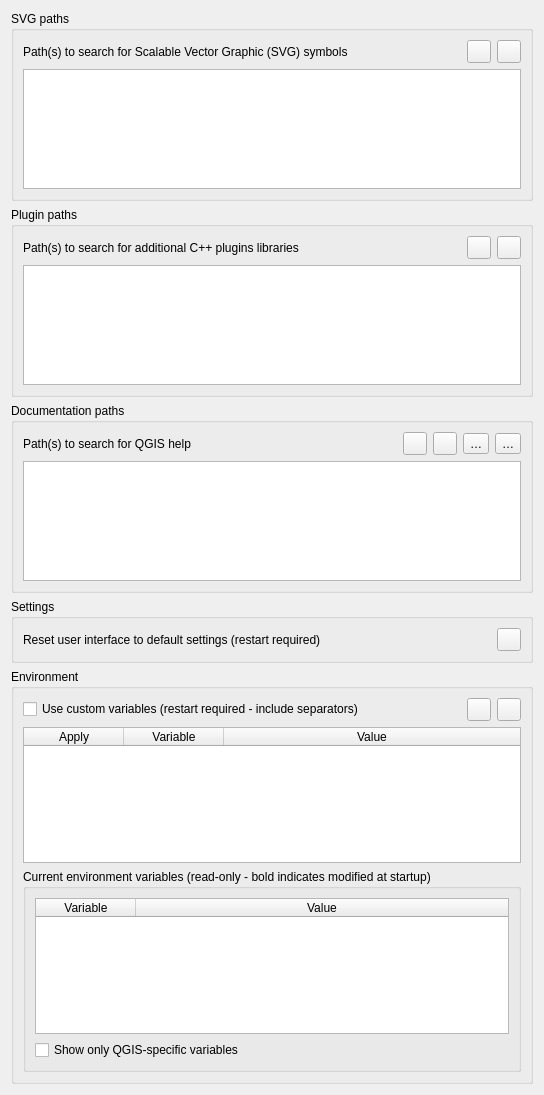
             <widget class="QWidget" name="mOptionsScrollAreaContents_03">
              <property name="geometry">
               <rect>
                <x>0</x>
                <y>0</y>
                <width>544</width>
                <height>1095</height>
               </rect>
              </property>
              <layout class="QVBoxLayout" name="verticalLayout_22">
               <item>
                <widget class="QgsCollapsibleGroupBox" name="groupBox_2">
                 <property name="title">
                  <string>SVG paths</string>
                 </property>
                 <layout class="QGridLayout" name="_6">
                  <item row="0" column="0">
                   <widget class="QLabel" name="mSVGLabel">
                    <property name="text">
                     <string>Path(s) to search for Scalable Vector Graphic (SVG) symbols</string>
                    </property>
                   </widget>
                  </item>
                  <item row="0" column="1">
                   <spacer>
                    <property name="orientation">
                     <enum>Qt::Horizontal</enum>
                    </property>
                    <property name="sizeHint" stdset="0">
                     <size>
                      <width>31</width>
                      <height>20</height>
                     </size>
                    </property>
                   </spacer>
                  </item>
                  <item row="0" column="2">
                   <widget class="QToolButton" name="mBtnAddSVGPath">
                    <property name="toolTip">
                     <string>Add new path</string>
                    </property>
                    <property name="text">
                     <string/>
                    </property>
                    <property name="icon">
                     <iconset resource="../../images/images.qrc">
                      <normaloff>:/images/themes/default/symbologyAdd.svg</normaloff>:/images/themes/default/symbologyAdd.svg</iconset>
                    </property>
                   </widget>
                  </item>
                  <item row="0" column="3">
                   <widget class="QToolButton" name="mBtnRemoveSVGPath">
                    <property name="toolTip">
                     <string>Remove path</string>
                    </property>
                    <property name="text">
                     <string/>
                    </property>
                    <property name="icon">
                     <iconset resource="../../images/images.qrc">
                      <normaloff>:/images/themes/default/symbologyRemove.svg</normaloff>:/images/themes/default/symbologyRemove.svg</iconset>
                    </property>
                   </widget>
                  </item>
                  <item row="1" column="0" colspan="4">
                   <widget class="QListWidget" name="mListSVGPaths">
                    <property name="minimumSize">
                     <size>
                      <width>0</width>
                      <height>120</height>
                     </size>
                    </property>
                   </widget>
                  </item>
                 </layout>
                </widget>
               </item>
               <item>
                <widget class="QgsCollapsibleGroupBox" name="groupBox_4">
                 <property name="title">
                  <string>Plugin paths</string>
                 </property>
                 <layout class="QGridLayout" name="_3">
                  <item row="0" column="0">
                   <widget class="QLabel" name="mSVGLabel_2">
                    <property name="text">
                     <string>Path(s) to search for additional C++ plugins libraries</string>
                    </property>
                   </widget>
                  </item>
                  <item row="0" column="1">
                   <spacer>
                    <property name="orientation">
                     <enum>Qt::Horizontal</enum>
                    </property>
                    <property name="sizeHint" stdset="0">
                     <size>
                      <width>31</width>
                      <height>20</height>
                     </size>
                    </property>
                   </spacer>
                  </item>
                  <item row="0" column="2">
                   <widget class="QToolButton" name="mBtnAddPluginPath">
                    <property name="toolTip">
                     <string>Add new path</string>
                    </property>
                    <property name="text">
                     <string/>
                    </property>
                    <property name="icon">
                     <iconset resource="../../images/images.qrc">
                      <normaloff>:/images/themes/default/symbologyAdd.svg</normaloff>:/images/themes/default/symbologyAdd.svg</iconset>
                    </property>
                   </widget>
                  </item>
                  <item row="0" column="3">
                   <widget class="QToolButton" name="mBtnRemovePluginPath">
                    <property name="toolTip">
                     <string>Remove path</string>
                    </property>
                    <property name="text">
                     <string/>
                    </property>
                    <property name="icon">
                     <iconset resource="../../images/images.qrc">
                      <normaloff>:/images/themes/default/symbologyRemove.svg</normaloff>:/images/themes/default/symbologyRemove.svg</iconset>
                    </property>
                   </widget>
                  </item>
                  <item row="1" column="0" colspan="4">
                   <widget class="QListWidget" name="mListPluginPaths">
                    <property name="minimumSize">
                     <size>
                      <width>0</width>
                      <height>120</height>
                     </size>
                    </property>
                   </widget>
                  </item>
                 </layout>
                </widget>
               </item>
               <item>
                <widget class="QgsCollapsibleGroupBox" name="groupBox_29">
                 <property name="title">
                  <string>Documentation paths</string>
                 </property>
                 <layout class="QGridLayout" name="_4">
                  <item row="0" column="5">
                   <widget class="QToolButton" name="mBtnMoveHelpDown">
                    <property name="toolTip">
                     <string>Lower selected path priority</string>
                    </property>
                    <property name="text">
                     <string>…</string>
                    </property>
                    <property name="icon">
                     <iconset resource="../../images/images.qrc">
                      <normaloff>:/images/themes/default/mActionArrowDown.svg</normaloff>:/images/themes/default/mActionArrowDown.svg</iconset>
                    </property>
                   </widget>
                  </item>
                  <item row="0" column="0">
                   <widget class="QLabel" name="mSVGLabel_5">
                    <property name="text">
                     <string>Path(s) to search for QGIS help</string>
                    </property>
                   </widget>
                  </item>
                  <item row="0" column="1">
                   <spacer>
                    <property name="orientation">
                     <enum>Qt::Horizontal</enum>
                    </property>
                    <property name="sizeHint" stdset="0">
                     <size>
                      <width>31</width>
                      <height>20</height>
                     </size>
                    </property>
                   </spacer>
                  </item>
                  <item row="0" column="2">
                   <widget class="QToolButton" name="mBtnAddHelpPath">
                    <property name="toolTip">
                     <string>Add new path</string>
                    </property>
                    <property name="text">
                     <string/>
                    </property>
                    <property name="icon">
                     <iconset resource="../../images/images.qrc">
                      <normaloff>:/images/themes/default/symbologyAdd.svg</normaloff>:/images/themes/default/symbologyAdd.svg</iconset>
                    </property>
                   </widget>
                  </item>
                  <item row="0" column="3">
                   <widget class="QToolButton" name="mBtnRemoveHelpPath">
                    <property name="toolTip">
                     <string>Remove path</string>
                    </property>
                    <property name="text">
                     <string/>
                    </property>
                    <property name="icon">
                     <iconset resource="../../images/images.qrc">
                      <normaloff>:/images/themes/default/symbologyRemove.svg</normaloff>:/images/themes/default/symbologyRemove.svg</iconset>
                    </property>
                   </widget>
                  </item>
                  <item row="1" column="0" colspan="6">
                   <widget class="QTreeWidget" name="mHelpPathTreeWidget">
                    <property name="minimumSize">
                     <size>
                      <width>0</width>
                      <height>120</height>
                     </size>
                    </property>
                    <attribute name="headerVisible">
                     <bool>false</bool>
                    </attribute>
                    <column>
                     <property name="text">
                      <string notr="true">1</string>
                     </property>
                    </column>
                   </widget>
                  </item>
                  <item row="0" column="4">
                   <widget class="QToolButton" name="mBtnMoveHelpUp">
                    <property name="toolTip">
                     <string>Raise selected path priority</string>
                    </property>
                    <property name="text">
                     <string>…</string>
                    </property>
                    <property name="icon">
                     <iconset resource="../../images/images.qrc">
                      <normaloff>:/images/themes/default/mActionArrowUp.svg</normaloff>:/images/themes/default/mActionArrowUp.svg</iconset>
                    </property>
                   </widget>
                  </item>
                 </layout>
                </widget>
               </item>
               <item>
                <widget class="QgsCollapsibleGroupBox" name="mQSettingsGrpBx">
                 <property name="title">
                  <string>Settings</string>
                 </property>
                 <layout class="QGridLayout" name="gridLayout_13">
                  <item row="0" column="1">
                   <spacer name="horizontalSpacer_42">
                    <property name="orientation">
                     <enum>Qt::Horizontal</enum>
                    </property>
                    <property name="sizeHint" stdset="0">
                     <size>
                      <width>40</width>
                      <height>20</height>
                     </size>
                    </property>
                   </spacer>
                  </item>
                  <item row="0" column="2">
                   <widget class="QToolButton" name="mRestoreDefaultWindowStateBtn">
                    <property name="toolTip">
                     <string>Reset</string>
                    </property>
                    <property name="text">
                     <string/>
                    </property>
                    <property name="icon">
                     <iconset resource="../../images/images.qrc">
                      <normaloff>:/images/themes/default/mActionUndo.svg</normaloff>:/images/themes/default/mActionUndo.svg</iconset>
                    </property>
                   </widget>
                  </item>
                  <item row="0" column="0">
                   <widget class="QLabel" name="mRestoreDefaultWindowStateLbl">
                    <property name="text">
                     <string>Reset user interface to default settings (restart required)</string>
                    </property>
                   </widget>
                  </item>
                 </layout>
                </widget>
               </item>
               <item>
                <widget class="QgsCollapsibleGroupBox" name="mEnvironmentGrpBx">
                 <property name="minimumSize">
                  <size>
                   <width>0</width>
                   <height>0</height>
                  </size>
                 </property>
                 <property name="title">
                  <string>Environment</string>
                 </property>
                 <layout class="QGridLayout" name="gridLayout_32">
                  <item row="1" column="3">
                   <widget class="QToolButton" name="mRemoveCustomVarBtn">
                    <property name="sizePolicy">
                     <sizepolicy hsizetype="Maximum" vsizetype="Fixed">
                      <horstretch>0</horstretch>
                      <verstretch>0</verstretch>
                     </sizepolicy>
                    </property>
                    <property name="toolTip">
                     <string>Remove variable</string>
                    </property>
                    <property name="text">
                     <string/>
                    </property>
                    <property name="icon">
                     <iconset resource="../../images/images.qrc">
                      <normaloff>:/images/themes/default/symbologyRemove.svg</normaloff>:/images/themes/default/symbologyRemove.svg</iconset>
                    </property>
                   </widget>
                  </item>
                  <item row="1" column="2">
                   <widget class="QToolButton" name="mAddCustomVarBtn">
                    <property name="sizePolicy">
                     <sizepolicy hsizetype="Maximum" vsizetype="Fixed">
                      <horstretch>0</horstretch>
                      <verstretch>0</verstretch>
                     </sizepolicy>
                    </property>
                    <property name="toolTip">
                     <string>Add new variable</string>
                    </property>
                    <property name="text">
                     <string/>
                    </property>
                    <property name="icon">
                     <iconset resource="../../images/images.qrc">
                      <normaloff>:/images/themes/default/symbologyAdd.svg</normaloff>:/images/themes/default/symbologyAdd.svg</iconset>
                    </property>
                   </widget>
                  </item>
                  <item row="4" column="0" colspan="4">
                   <widget class="QgsCollapsibleGroupBox" name="mCurrentVariablesGrpBx">
                    <property name="minimumSize">
                     <size>
                      <width>0</width>
                      <height>0</height>
                     </size>
                    </property>
                    <property name="title">
                     <string>Current environment variables (read-only - bold indicates modified at startup)</string>
                    </property>
                    <property name="collapsed" stdset="0">
                     <bool>false</bool>
                    </property>
                    <property name="saveCollapsedState" stdset="0">
                     <bool>true</bool>
                    </property>
                    <layout class="QVBoxLayout" name="verticalLayout_8">
                     <item>
                      <widget class="QTableWidget" name="mCurrentVariablesTable">
                       <property name="minimumSize">
                        <size>
                         <width>0</width>
                         <height>120</height>
                        </size>
                       </property>
                       <property name="editTriggers">
                        <set>QAbstractItemView::AllEditTriggers</set>
                       </property>
                       <property name="dragEnabled">
                        <bool>true</bool>
                       </property>
                       <property name="dragDropMode">
                        <enum>QAbstractItemView::DragOnly</enum>
                       </property>
                       <property name="selectionMode">
                        <enum>QAbstractItemView::SingleSelection</enum>
                       </property>
                       <property name="sortingEnabled">
                        <bool>true</bool>
                       </property>
                       <property name="wordWrap">
                        <bool>false</bool>
                       </property>
                       <attribute name="horizontalHeaderMinimumSectionSize">
                        <number>100</number>
                       </attribute>
                       <attribute name="horizontalHeaderShowSortIndicator" stdset="0">
                        <bool>true</bool>
                       </attribute>
                       <attribute name="horizontalHeaderStretchLastSection">
                        <bool>true</bool>
                       </attribute>
                       <attribute name="verticalHeaderVisible">
                        <bool>false</bool>
                       </attribute>
                       <column>
                        <property name="text">
                         <string>Variable</string>
                        </property>
                       </column>
                       <column>
                        <property name="text">
                         <string>Value</string>
                        </property>
                       </column>
                      </widget>
                     </item>
                     <item>
                      <widget class="QCheckBox" name="mCurrentVariablesQGISChxBx">
                       <property name="text">
                        <string>Show only QGIS-specific variables</string>
                       </property>
                      </widget>
                     </item>
                    </layout>
                   </widget>
                  </item>
                  <item row="1" column="0">
                   <widget class="QCheckBox" name="mCustomVariablesChkBx">
                    <property name="text">
                     <string>Use custom variables (restart required - include separators)</string>
                    </property>
                   </widget>
                  </item>
                  <item row="1" column="1">
                   <spacer name="horizontalSpacer_14">
                    <property name="orientation">
                     <enum>Qt::Horizontal</enum>
                    </property>
                    <property name="sizeHint" stdset="0">
                     <size>
                      <width>40</width>
                      <height>20</height>
                     </size>
                    </property>
                   </spacer>
                  </item>
                  <item row="3" column="0" colspan="4">
                   <widget class="QTableWidget" name="mCustomVariablesTable">
                    <property name="minimumSize">
                     <size>
                      <width>0</width>
                      <height>120</height>
                     </size>
                    </property>
                    <property name="editTriggers">
                     <set>QAbstractItemView::AllEditTriggers</set>
                    </property>
                    <property name="selectionMode">
                     <enum>QAbstractItemView::SingleSelection</enum>
                    </property>
                    <property name="sortingEnabled">
                     <bool>true</bool>
                    </property>
                    <property name="wordWrap">
                     <bool>false</bool>
                    </property>
                    <property name="cornerButtonEnabled">
                     <bool>false</bool>
                    </property>
                    <attribute name="horizontalHeaderMinimumSectionSize">
                     <number>4</number>
                    </attribute>
                    <attribute name="horizontalHeaderShowSortIndicator" stdset="0">
                     <bool>true</bool>
                    </attribute>
                    <attribute name="horizontalHeaderStretchLastSection">
                     <bool>true</bool>
                    </attribute>
                    <attribute name="verticalHeaderVisible">
                     <bool>false</bool>
                    </attribute>
                    <column>
                     <property name="text">
                      <string>Apply</string>
                     </property>
                    </column>
                    <column>
                     <property name="text">
                      <string>Variable</string>
                     </property>
                    </column>
                    <column>
                     <property name="text">
                      <string>Value</string>
                     </property>
                    </column>
                   </widget>
                  </item>
                 </layout>
                </widget>
               </item>
               <item>
                <spacer name="verticalSpacer_11">
                 <property name="orientation">
                  <enum>Qt::Vertical</enum>
                 </property>
                 <property name="sizeHint" stdset="0">
                  <size>
                   <width>20</width>
                   <height>40</height>
                  </size>
                 </property>
                </spacer>
               </item>
              </layout>
             </widget>
